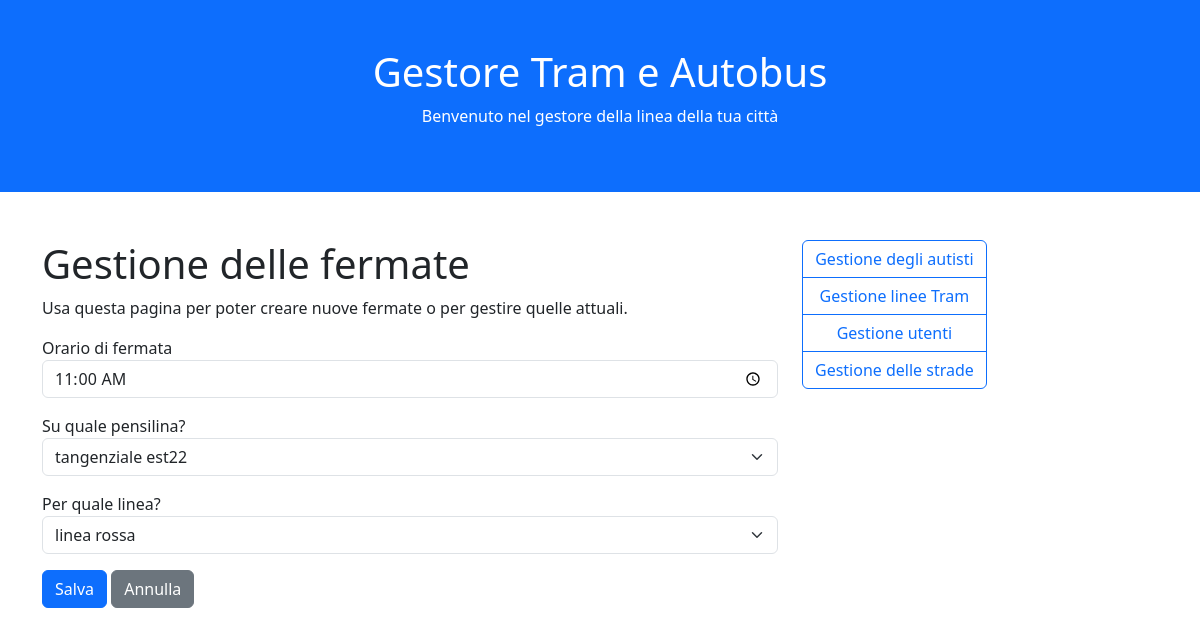
The app's page /Tram/fermate.php?azione=modifica&id=2 with its own data.
### tables this page shows
CREATE TABLE fermate (
    idfermata integer primary key autoincrement,
    idlinea integer,
    idpensilina integer,
    orario time
);

CREATE TABLE pensiline (
    idpensilina integer primary key autoincrement,
    idstrada integer,
    pensilina text
);

CREATE TABLE linee (
    idlinea integer primary key autoincrement,
    linea text
);

### Tram/funzioni.php (the view, shortened to what this page needs)
<?php
	function EseguiDB($sql, $salva = false){
		$dbcon = new SQLite3(NOMEDB);
			$dati = $dbcon->query($sql);
		return $dati;
	}
	function ApriForm($azione = null, $metodo = "post"){
		if($azione == null){
			echo "<form method='".$metodo."'>";
		} else {
			echo "<form action='".$azione."' method='".$metodo."'>";
		}
	}
	function ChiudiForm($salva = "Salva", $annulla = "Annulla"){
		echo "
			<button class='btn btn-primary'>".$salva."</button>
			<button type='reset' class='btn btn-secondary'>".$annulla."</button>
			</form>";
	}
	function ScriviCampo($id, $label, $valore = "", $tipo = "text", $classe = "form-control"){
		switch($tipo){
			default:
				echo "<p class='form-group'>
							<label for='".$id."'>".$label."</label>
							<input value='".$valore."' type='".$tipo."' id='".$id."' name='".$id."' class='".$classe."' />
						</p>";
			break;
		}
	}
	function ScriviTendina($id, $label, $chiave, $descrizione, $tabella, $valore = 0){
		$dati = EseguiDB("SELECT ".$chiave.", ".$descrizione."
							FROM ".$tabella."
							ORDER BY ".$descrizione.";");
		$opzioni = [];
		while($riga = $dati->fetchArray()){
			if($riga[$chiave] == $valore){
				$opzioni[] = "<option selected value=".$riga[$chiave].">
								".$riga[$descrizione]."
								</option>";
			} else {
				$opzioni[] = "<option value=".$riga[$chiave].">
								".$riga[$descrizione]."
								</option>";
			}
		}
		$opzioni = implode("", $opzioni);
		echo "<p class='form-group'>
					<label for='".$id."'>".$label."</label>
					<select class='form-select' id='".$id."' name='".$id."'>
						".$opzioni."
					</select>
				</p>";
	}

### records on screen
fermate: orario "11:00"
pensiline: idpensilina "tangenziale est22"
linee: idlinea "linea rossa"

### other values on screen
$label "Orario di fermata"
$label "Su quale pensilina? Per quale linea?"
$salva "Salva"
$annulla "Annulla"
$label "Gestione degli autisti"
$label "Gestione linee Tram"
$label "Gestione utenti"
$label "Gestione delle strade"
